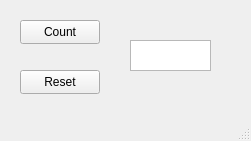
<?xml version="1.0" encoding="UTF-8"?>
<ui version="4.0">
 <class>MainWindow</class>
 <widget class="QMainWindow" name="MainWindow">
  <property name="geometry">
   <rect>
    <x>0</x>
    <y>0</y>
    <width>251</width>
    <height>141</height>
   </rect>
  </property>
  <property name="windowTitle">
   <string>MainWindow</string>
  </property>
  <widget class="QWidget" name="centralwidget">
   <widget class="QPushButton" name="pushButton">
    <property name="geometry">
     <rect>
      <x>20</x>
      <y>20</y>
      <width>80</width>
      <height>24</height>
     </rect>
    </property>
    <property name="text">
     <string>Count</string>
    </property>
   </widget>
   <widget class="QPushButton" name="pushButton_2">
    <property name="geometry">
     <rect>
      <x>20</x>
      <y>70</y>
      <width>80</width>
      <height>24</height>
     </rect>
    </property>
    <property name="text">
     <string>Reset</string>
    </property>
   </widget>
   <widget class="QTextBrowser" name="textBrowser">
    <property name="geometry">
     <rect>
      <x>130</x>
      <y>40</y>
      <width>81</width>
      <height>31</height>
     </rect>
    </property>
   </widget>
  </widget>
  <widget class="QMenuBar" name="menubar">
   <property name="geometry">
    <rect>
     <x>0</x>
     <y>0</y>
     <width>251</width>
     <height>21</height>
    </rect>
   </property>
  </widget>
  <widget class="QStatusBar" name="statusbar"/>
 </widget>
 <resources/>
 <connections/>
</ui>
